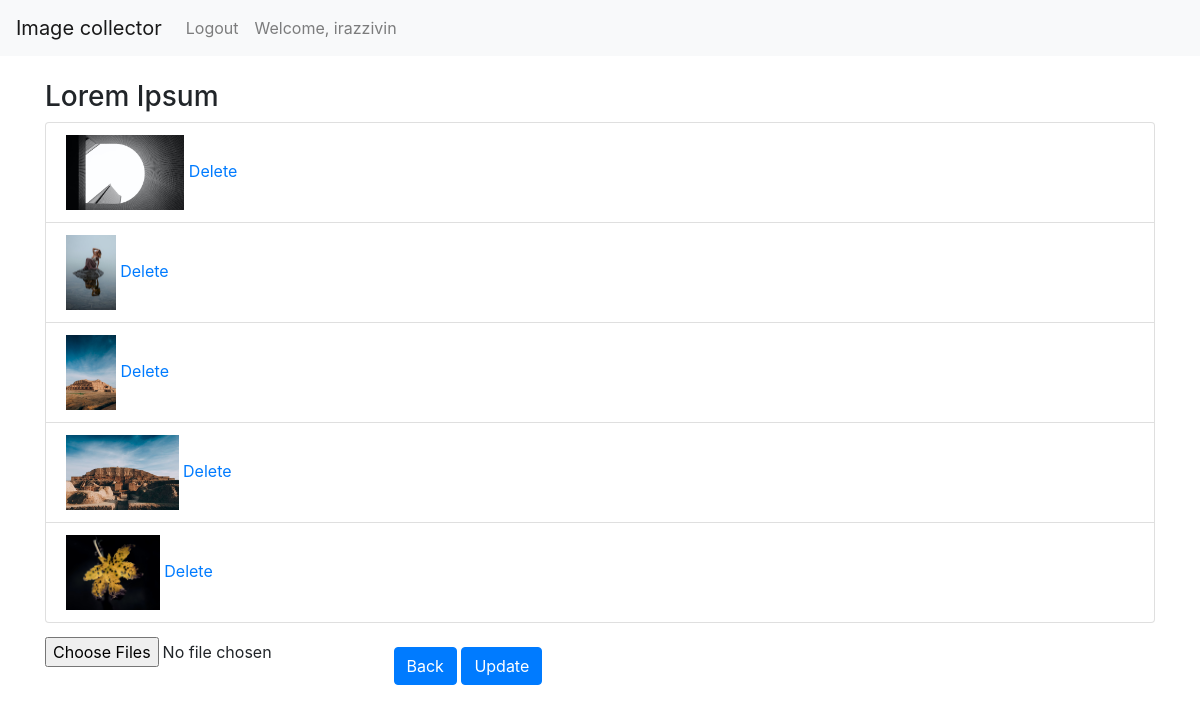
Page /18/ (signed in) on the committed database.
### posts/models.py (models this page shows, shortened)
class Post(models.Model):
    title = models.CharField(max_length=250)
    description = models.TextField()

class PostImage(models.Model):
    post = models.ForeignKey(Post, default=None, on_delete=models.CASCADE)
    images = models.FileField(upload_to = 'images/')

### posts/views.py (the view)
# urls.py: path('<int:id>/', views.detail_view, name='detail'),
def detail_view(request, id):
    post = get_object_or_404(Post, id=id)
    photos = PostImage.objects.filter(post=post)
    if request.user.is_authenticated:
        return render(request, 'gallery-view.html', {
            'post':post,
            'photos':photos
        })
    else:
        return render(request, 'detail.html', {
        'post':post,
        'photos':photos
        })

### templates/gallery-view.html (shortened to what this page needs)
{% extends 'base.html' %}
{% block content %}
<div id="carousel-example-1z" class="carousel slide carousel-fade" data-ride="carousel">
    <h3>{{ post.title}}</h3>
    <ul class="list-group">
      {% for p in photos %}
      <li class="list-group-item"><img src="{{p.images.url}}" height="75" >
      <a href="{% url 'delete_image' p.id %}">Delete</a></li>
      {% endfor %}
    </ul>
    <input type="file" multiple>
<a href='{% url "blog" %}'>
    <button type="button" class="btn btn-primary mt-4">Back</button>
</a>
<button type="button" id="saveBtn" class="btn btn-primary mt-4">Update</button>
  </div>
  {% endblock %}

### templates/base.html (shortened to what this page needs)
<!DOCTYPE html>
<html lang="en">
<head>
    <link rel="stylesheet" href="https://stackpath.bootstrapcdn.com/bootstrap/4.4.1/css/bootstrap.min.css">
    <link href="https://unpkg.com/filepond/dist/filepond.css" rel="stylesheet">
</head>
<nav class="navbar navbar-expand-lg navbar-light bg-light">
    <a class="navbar-brand" href="#">Image collector</a>
    <div class="collapse navbar-collapse" id="navbarText">
      <ul class="navbar-nav mr-auto">
        {% if user.is_authenticated %}
        <li class="nav-item">
          <a class="nav-link" href="/logout">Logout</a>
        </li>
        <li class="nav-item">
          <a class="nav-link" href="#">Welcome, {{user.username}}</a>
        </li>
        {% else %}
        <li class="nav-item">
          <a class="nav-link" href="/login">Login</a>
        </li>
        {% endif %}
      </ul>
    </div>
  </nav>
<body>
    <div class="container py-4">
        {% block content %}
        {% endblock %}
    </div>
</body>
</html>

### rows in the picture
Post: title "Lorem Ipsum"
PostImage: images (picture)
PostImage: images (picture)
PostImage: images (picture)
PostImage: images (picture)
PostImage: images (picture)

### other values in the picture
{{ user.username }} "irazzivin"
